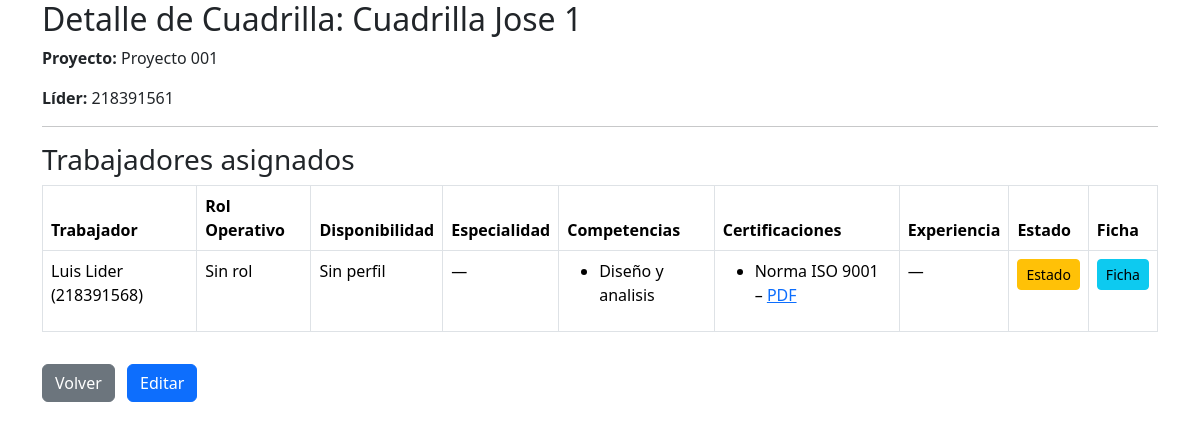
Screenshot of /personal/cuadrilla/15/ with the database file from the repository.
### personal/models.py (models this page shows, shortened)
class Cuadrilla(models.Model):
    nombre = models.CharField(max_length=100)
    proyecto = models.ForeignKey(Proyecto, on_delete=models.CASCADE, related_name='cuadrillas', null=True, blank=True)
    lider = models.ForeignKey(User, on_delete=models.SET_NULL, null=True, blank=True, related_name='cuadrillas_lideradas')

class Asignacion(models.Model):
    trabajador = models.ForeignKey(User, on_delete=models.CASCADE)
    cuadrilla = models.ForeignKey(Cuadrilla, on_delete=models.CASCADE, related_name='asignaciones')
    rol = models.ForeignKey(Rol, on_delete=models.SET_NULL, null=True, blank=True)

class CompetenciaTrabajador(models.Model):
    NIVEL_CHOICES = [
        ('basico', 'Básico'),
        ('intermedio', 'Intermedio'),
        ('avanzado', 'Avanzado'),
        ('experto', 'Experto'),
    ]
    trabajador = models.ForeignKey(Trabajador, on_delete=models.CASCADE, related_name='competencias')
    nombre = models.CharField(max_length=100)
    nivel = models.CharField(max_length=20, choices=NIVEL_CHOICES, default='basico')
    fecha_adquisicion = models.DateField(null=True, blank=True)
    class Meta:
        unique_together = ('trabajador', 'nombre')

class CertificacionTrabajador(models.Model):
    trabajador = models.ForeignKey(Trabajador, on_delete=models.CASCADE, related_name='certificaciones_trabajador')
    nombre = models.CharField(max_length=150)
    entidad = models.CharField(max_length=150, blank=True, null=True)
    archivo = models.FileField(upload_to='certificaciones/', blank=True, null=True)
    fecha_emision = models.DateField()
    fecha_expiracion = models.DateField(null=True, blank=True)

### proyectos/models.py (models this page shows, shortened)
class Proyecto(models.Model):
    nombre = models.CharField(max_length=100)
    descripcion = models.TextField(blank=True)
    TIPO_CHOICES = [
        ('construccion', 'Construcción'),
        ('mantenimiento', 'Mantenimiento'),
        ('instalacion', 'Instalación'),
        ('otro', 'Otro'),
    ]
    tipo = models.CharField(max_length=30, choices=TIPO_CHOICES, default='otro')
    COMPLEJIDAD_CHOICES = [
        ('baja', 'Baja'),
        ('media', 'Media'),
        ('alta', 'Alta'),
    ]
    complejidad = models.CharField(max_length=10, choices=COMPLEJIDAD_CHOICES, default='media')
    fecha_inicio = models.DateField()
    fecha_termino = models.DateField(null=True, blank=True)
    jefe = models.ForeignKey(User, on_delete=models.CASCADE, related_name='proyectos')
    activo = models.BooleanField(default=True)

### personal/views.py (the view)
def detalle_cuadrilla(request, cuadrilla_id):
    cuadrilla = get_object_or_404(Cuadrilla, id=cuadrilla_id)
    asignaciones = Asignacion.objects.filter(cuadrilla=cuadrilla)
    users = [a.trabajador for a in asignaciones]
    trabajadores = Trabajador.objects.filter(user__in=users)
    perfiles = TrabajadorPerfil.objects.filter(user__in=users)
    competencias = CompetenciaTrabajador.objects.filter(trabajador__in=trabajadores)
    certificaciones = CertificacionTrabajador.objects.filter(trabajador__in=trabajadores)
    experiencias = ExperienciaTrabajador.objects.filter(trabajador__in=trabajadores)
    perfil_map = {p.user_id: p for p in perfiles}
    comp_map = {}
    for c in competencias:
        user_id = c.trabajador.user_id
        comp_map.setdefault(user_id, []).append(c)
    cert_map = {}
    for c in certificaciones:
        user_id = c.trabajador.user_id
        cert_map.setdefault(user_id, []).append(c)
    exp_map = {}
    for e in experiencias:
        user_id = e.trabajador.user_id
        exp_map.setdefault(user_id, []).append(e)
    return render(request, "detalle_cuadrilla.html", {
        "cuadrilla": cuadrilla,
        "asignaciones": asignaciones,
        "perfil_map": perfil_map,
        "comp_map": comp_map,
        "cert_map": cert_map,
        "exp_map": exp_map,
        "can_manage": request.user.is_authenticated and request.user.groups.filter(name='JefeProyecto').exists(),
        "cuadrillas": Cuadrilla.objects.all(),
    })

### core/context_processors.py (called while the page is built)
def notificaciones_no_leidas(request):
    if request.user.is_authenticated:
        return {
            "notifs_no_leidas": request.user.notificaciones.filter(leida=False).count()
        }
    return {"notifs_no_leidas": 0}

### personal/templatetags/custom_tags.py (called while the page is built)
@register.filter
def get_item(dictionary, key):
    return dictionary.get(key)

### personal/templates/detalle_cuadrilla.html (shortened to what this page needs)
{% extends 'base.html' %}
{% load custom_tags %}
{% block content %}
<h2>Detalle de Cuadrilla: {{ cuadrilla.nombre }}</h2>
<p><strong>Proyecto:</strong>
    {% if cuadrilla.proyecto %}
        {{ cuadrilla.proyecto.nombre }}
    {% else %}
        <em>Sin proyecto asignado</em>
    {% endif %}
</p>
<p><strong>Líder:</strong>
    {% if cuadrilla.lider %}
        {{ cuadrilla.lider.username }}
    {% else %}
        <em>Sin líder asignado</em>
    {% endif %}
</p>
<hr>
<h3>Trabajadores asignados</h3>
{% if asignaciones %}
<table class="table table-bordered">
    <thead>
        <tr>
            <th>Trabajador</th>
            <th>Rol Operativo</th>
            <th>Disponibilidad</th>
            <th>Especialidad</th>
            <th>Competencias</th>
            <th>Certificaciones</th>
            <th>Experiencia</th>
            <th>Estado</th>
            <th>Ficha</th>
        </tr>
    </thead>
    <tbody>
    {% for a in asignaciones %}
        {% with user=a.trabajador perfil=perfil_map|get_item:user.id %}
        <tr>
            <td>{{ user.first_name }} {{ user.last_name }} ({{ user.username }})</td>
            <td>
                {% if a.rol %}
                    {{ a.rol.nombre }}
                {% else %}
                    Sin rol
                {% endif %}
            </td>
            <td>
                {% if perfil %}
                    {{ perfil.estado_efectivo }}
                {% else %}
                    Sin perfil
                {% endif %}
            </td>
            <td>
                {% if perfil and perfil.especialidad %}
                    {{ perfil.especialidad }}
                {% else %}
                    —
                {% endif %}
            </td>
            <td>
                {% if comp_map|get_item:user.id %}
                    <ul>
                        {% for c in comp_map|get_item:user.id %}
                            <li>{{ c.nombre }} {% if c.certificada %}(Certificada){% endif %}</li>
                        {% endfor %}
                    </ul>
                {% else %}
                    —
                {% endif %}
            </td>
            <td>
                {% if cert_map|get_item:user.id %}
                    <ul>
                        {% for cert in cert_map|get_item:user.id %}
                            <li>{{ cert.nombre }}
                                {% if cert.archivo %}
                                    – <a href="{{ cert.archivo.url }}" target="_blank">PDF</a>
                                {% endif %}
                            </li>
                        {% endfor %}
                    </ul>
                {% else %}
                    —
                {% endif %}
            </td>
            <td>
                {% if exp_map|get_item:user.id %}
                    <ul>
                                {% for exp in exp_map|get_item:user.id %}
                                    <li>
                                        {% if exp.proyecto %}
                                            Proyecto interno: {{ exp.proyecto }}
                                        {% else %}
                                            Externo: {{ exp.proyecto_externo }}{% if exp.empresa_externa %} ({{ exp.empresa_externa }}){% endif %}
                                        {% endif %}
                                        – {{ exp.calificacion }}
                                    </li>
                                {% endfor %}
                    </ul>
                {% else %}
                    —
                {% endif %}
            </td>
            <td>
                {% if user.trabajador_profile %}
                    <a href="{% url 'personal:editar_estado_trabajador' user.trabajador_profile.id %}"
                       class="btn btn-sm btn-warning">Estado</a>
                {% else %}
                    <em>Sin perfil</em>
                {% endif %}
            </td>
            <td>
                {% if user.trabajador_profile %}
                    <a href="{% url 'personal:detalle_trabajador' user.trabajador_profile.id %}"
                       class="btn btn-sm btn-info">Ficha</a>
                {% else %}
                    <em>Sin ficha</em>
                {% endif %}
            </td>
        </tr>
        {% endwith %}
    {% endfor %}
    </tbody>
</table>
{% else %}
<p>No hay trabajadores asignados.</p>
{% endif %}
<a href="{% url 'proyectos:panel' %}" class="btn btn-secondary mt-3">Volver</a>
<a href="{% url 'personal:editar_cuadrilla' cuadrilla.id %}" class="btn btn-primary mt-3 ms-2">Editar</a>
{% endblock %}

### rows the page displays
Cuadrilla: proyecto.nombre "Proyecto 001", lider.username "218391561"
Asignacion: trabajador.first_name "Luis", trabajador.last_name "Lider", trabajador.username "218391568", shows "Sin rol"
CompetenciaTrabajador: nombre "Diseño y analisis"
CertificacionTrabajador: nombre "Norma ISO 9001"
